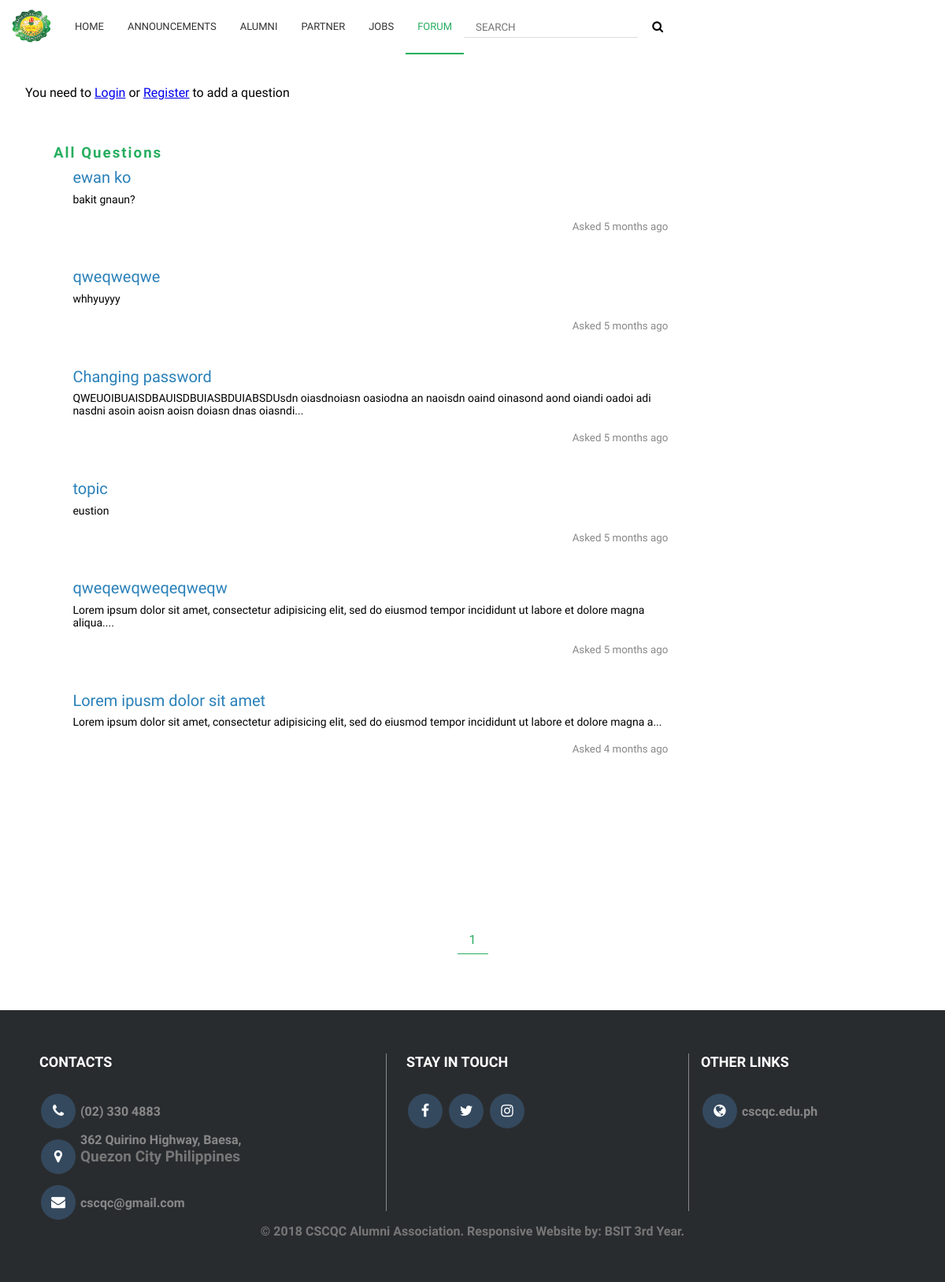
The page /forums/section.php on the database its author committed.
### tables this page shows
CREATE TABLE `questions` (
  `id` int(11) NOT NULL,
  `user_id` int(11) NOT NULL,
  `question` varchar(1000) NOT NULL,
  `topic` varchar(1000) NOT NULL,
  `time_elapsed` int(15) NOT NULL
);

### classes/User.php (called while the page is built, shortened)
<?php
class User {
    private $_db,
            $_data,
            $_sessionName,
            $_cookieName,
            $_results,
            $_loggedIn = false;
    public function isLoggedIn(){
        return $this->_loggedIn;
    }
}

### classes/DB.php (called while the page is built, shortened)
<?php
class DB{
	private static $_instance = null;
	private $_pdo,
			$_results,
			$_count = 0,
			$_query,
			$_total,
			$_errors = false;
	public function __construct(){
		try{
			$this->_pdo = new PDO('mysql:host='.Config::get('mysql/host').';dbname='.Config::get('mysql/db'),Config::get('mysql/user'),Config::get('mysql/pass'));
		}catch(PDOexception $e){
			die($e->getMessage());
		}
	}
	public static function getInstance(){
		if(!isset(self::$_instance)){
			self::$_instance = new DB();
		}
		return self::$_instance;
	}
	public function query($sql,$params = array()){
		$this->_errors = false;
		if($this->_query = $this->_pdo->prepare($sql)){
			if(count($params) !== 0){
				$x = 1;
				foreach ($params as $param) {
					$this->_query->bindValue($x,$param);
					$x++;
				}
			}
			if($this->_query->execute()){
				$this->_results = $this->_query->fetchAll(PDO::FETCH_OBJ);
				$this->_total = $this->_pdo->query("SELECT FOUND_ROWS() as total")->fetch()['total'];
			}else{
				$this->_errors = true;
			}
		}
		return $this;
	}
	public function action($action,$table,$where = array()){
		$sql = "";
		$sql .= "{$action} FROM {$table}";
		if(count($where)  == 3){
			$operators = array('=','>=','<=','<','>');
			$field = $where[0];
			$operator = $where[1];
			$values = $where[2];
			if(in_array($operator, $operators)){
				$sql .= " WHERE {$field} {$operator} ?";
				if(!$this->query($sql,[$values])->errors()){
					return $this;
				}
			}
		}else{
			if(!$this->query($sql,[])->errors()){
				return $this;
			}
		}
		return false;
	}
	public function pagination($action,$table,$limit = array()){
		if($limit !== null){
			$perPage = $limit[1];
			$sql = "{$action} FROM {$table} ";
			return $this->query($sql,null);
		}else{
			$sql = "{$action} FROM {$table}";
			return $this->query($sql,null);
		}
		return false;
	}
	public function total(){
		return $this->_total;
	}
	public function page($table,$limit = array()){
		if($limit != null){
			return $this->pagination('SELECT SQL_CALC_FOUND_ROWS *',$table,$limit);
		}else{
			return $this->pagination('SELECT SQL_CALC_FOUND_ROWS *',$table,null);
		}
	}
	public function get($table,$where = array()){
		if(count($where)){
			return $this->action('SELECT *',$table,$where);
		}else{
			return $this->action('SELECT *',$table);
		}
	}
	public function errors(){
		return $this->_errors;
	}
	public function results(){
		return $this->_results;
	}
}

### classes/Forum.php (called while the page is built, shortened)
<?php
class Forum{
	private $_db,
			$results;
	public function __construct(){
		$this->_db = DB::getInstance();
	}
	public function page($table,$limit = array()){
		if($limit != null){
			return $this->_db->page($table,$limit);
		}else{
			return $this->_db->page($table,null);
		}
		return false;
	}
	public function total(){
		return $this->_db->total();
	}
	public function results(){
		return $this->_db->results();
	}
}

### classes/Config.php (called while the page is built)
<?php
class Config{
	public static function get($path = null){
		if(isset($path)){
			$config = $GLOBALS['config'];
			$path =  explode('/', $path);
			foreach ($path as $bit) {
				if(isset($config[$bit])){
					$config = $config[$bit];
				}
			}
			return $config;
		}
		return false;
	}
}

### admin/fetch.php (called while the page is built, shortened)
<?php
$store = new Store();
?>

### classes/Store.php (called while the page is built, shortened)
<?php
class Store{
	public function shortContent($content){
		return substr($content,0,rand(100, 200));
	}
	public function time_elapsed($ptime){
		$etime = time() - $ptime;
		$count = array(
				365 * 24 * 60 * 60 => 'year',
				30 * 24 * 60 * 60 => 'month',
					24 * 60 * 60  => 'day',
						60 * 60 => 'hour',
							60 => 'minute',
							1 => 'second'
					);
		$count_plural = array(
				'year' => 'years',
				'month' => 'months',
				'day' => 'days',
				'hour' => 'hours',
				'minute' => 'minutes',
				'second' => 'seconds',
			);
		foreach ($count as $secs => $str) {
			$d = $etime / $secs;
			if($d >= 1){
				$r = round($d);
				return $r .' '.($r > 1 ? $count_plural[$str] : $str).' ago';
			}
		}
	}
}

### classes/Input.php (called while the page is built, shortened)
<?php
class Input{
	public static function get($item){
		return '';
	}
}

### forums/section.php (the view, shortened to what this page needs)
<?php
$forum = new Forum();
?>
<!DOCTYPE html>
<html>
<head>
	<?php require_once '../functions/header.php'; ?>
</head>
<body>
	<?php require_once '../functions/navigationbar.php' ?>
	<div style="padding-top:100px;min-height:500px;">
			<div class="permission-container">
		<?php if($user->isLoggedin()): ?>
				<button onclick="document.getElementById('id01').style.display='block'" class="btn-submit">Add Question <i class="fa fa-plus"></i></button>
		<?php else: ?>
				You need to <a href="../users/login">Login</a> or <a href="../users/register">Register</a> to add a question
		<?php endif; ?>
			</div>
		<div class="question-container">
			<div class="divider"></div>
			<h3>All Questions</h3>
			<?php
			$page = !empty(Input::get('page')) ? (int)Input::get('page') : 1;
			$perPage = !empty(Input::get('per-page')) && Input::get('per-page') <= 50 ? (int)Input::get('per-page') : 15;
			$start = ($page > 1) ? ($page * $perPage) - $perPage : 0;
			$forum->page('questions',array($start,$perPage));
			$total = $forum->total();
			$pages = ceil($total/$perPage);
			foreach($forum->results() as $question): ?>
			<div class="questions">
				<a href="question?question=<?= $question->id ?>"><?= $question->topic; ?></a>
				<div class="answer">
				<?php if(strlen($question->question) > 300): ?>
					<p><?= $store->shortContent($question->question); ?>...</p>
				<?php else: ?>
					<p><?= $question->question ?></p>
				<?php endif; ?>
					<br>
					<small class="simple-small">Asked <?= $store->time_elapsed($question->time_elapsed); ?></small><br>
				</div>
			</div>
			<div class="divider"></div>
			<div class="divider"></div>
		<?php endforeach; ?>
		</div>
	</div>
	<div class="pagination">
		<?php for($x = 1;$x <= $pages; $x++): ?>
			<a href="?page=<?= $x; ?>&per-page=<?= $perPage ?>"<?php if($page === $x){echo "class='selected'";} ?>><?= $x; ?></a>
		<?php endfor; ?>
	</div>
	<?php require_once '../functions/footer.php'; ?>
</body>
</html>

### layouts/css/layout.css (style rules this page uses)
* { margin:0; padding:0; box-sizing:border-box; font-family:Raleway; }
html,body { height:100%; }
.pagination { text-align:center; }
.pagination { margin-top:20px; }
.pagination .selected { color:#27ae60; border-bottom:1px solid #27ae60; }
.pagination a { padding:8px 15px; text-decoration:none; color:#333; border-bottom:1px solid #fff; }
.divider { width:auto; height:15px; }
.simple-small { color:#888; }
.container h3,.titles-container h3,.question-container h3 { color:#27ae60; letter-spacing:2px; padding:8px; }
.question-container { margin:5% auto 15% auto; width:90%; }
.questions { margin:auto auto 1% 3%; width:70%; }
.questions small { float:right; }
.answer { margin-top:1%; }
.questions a { font-size:20px; text-decoration:none; color:#2980b9; }
.answer p { font-size:14px; }
.permission-container { padding:8px 32px; float:left; }

### rows shown on the page
questions: topic "ewan ko", question "bakit gnaun?", time_elapsed "5 months ago"
questions: topic "qweqweqwe", question "whhyuyyy", time_elapsed "5 months ago"
questions: topic "Changing password", question "QWEUOIBUAISDBAUISDBUIASBDUIABSDUsdn oiasdnoiasn oasiodna an naoisdn oaind oinasond aond oiandi oadoi adi nasdni asoin aoisn aoisn doiasn dnas oiasndi", time_elapsed "5 months ago"
questions: topic "topic", question "eustion", time_elapsed "5 months ago"
questions: topic "qweqewqweqeqweqw", question "Lorem ipsum dolor sit amet, consectetur adipisicing elit, sed do eiusmod tempor incididunt ut labore et dolore magna aliqua.", time_elapsed "5 months ago"
questions: topic "Lorem ipusm dolor sit amet", question "Lorem ipsum dolor sit amet, consectetur adipisicing elit, sed do eiusmod tempor incididunt ut labore et dolore magna a", time_elapsed "4 months ago"
